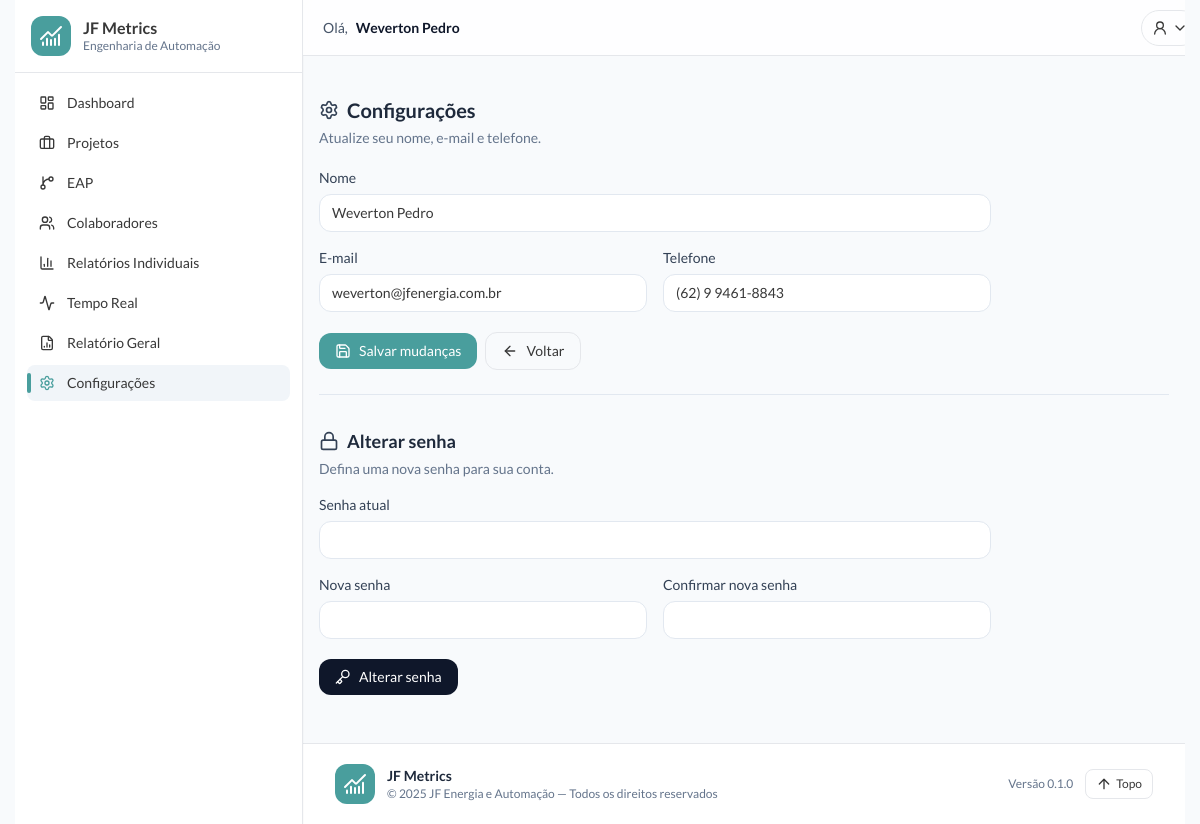
Screenshot of /engauto/settings/ (signed in) with the database file from the repository.
### common/models.py (models this page shows, shortened)
class Collaborator(models.Model):
    user  = models.OneToOneField(
        User, blank=True, null=True, on_delete=models.SET_NULL,
        related_name="collaborator", verbose_name="Usuário do sistema"
    )
    name  = models.CharField("Nome", max_length=120)
    email = models.EmailField("E-mail", blank=True, null=True)  # <- opcional
    phone = models.CharField("Telefone", max_length=30, blank=True)
    photo = models.ImageField("Foto", upload_to="collaborators/", blank=True, null=True)
    department = models.ForeignKey(Department, on_delete=models.PROTECT, verbose_name="Departamento")
    is_manager = models.BooleanField("Gestor do departamento?", default=False)
    is_active  = models.BooleanField("Ativo", default=True)
    created_at = models.DateTimeField(auto_now_add=True)
    class Meta:
        ordering = ("name",)
        constraints = [
            models.UniqueConstraint(
                fields=["email"],
                condition=Q(email__isnull=False),
                name="uq_common_collaborator_email_not_null",
            ),
        ]
        indexes = [
            models.Index(fields=["department", "is_active"]),
            models.Index(fields=["is_manager"]),
        ]

### automation/views.py (the view, shortened to what this page needs)
# urls.py: path("settings/",  views.settings, name="settings"),   # mantenha só UMA rota p/ settings
@login_required
@transaction.atomic
def settings(request):
    collab, err = _require_auto_collaborator(request)
    if err:
        return err
    profile_form = CollaboratorSettingsForm(instance=collab)
    pwd_form = PasswordChangeForm(user=request.user)
    return render(request, "configuration/settings.html", {
        "form": profile_form,
        "pwd_form": pwd_form,
    })

### automation/forms.py
class CollaboratorSettingsForm(forms.ModelForm):
    class Meta:
        model = Collaborator
        fields = ["name", "email", "phone"]

### automation/context_processors.py (called while the page is built, shortened)
def _get_collaborator(user):
    if not getattr(user, "is_authenticated", False):
        return None
    collab = getattr(user, "collaborator", None)
    if collab:
        return collab
    Collaborator = apps.get_model("common", "Collaborator")
    return Collaborator.objects.filter(user=user, is_active=True).only("id", "is_manager").first()

def user_flags(request):
    collab = _get_collaborator(request.user)
    return {"is_manager": bool(getattr(collab, "is_manager", False))}

def notifications(request):
    user = getattr(request, "user", None)
    if not getattr(user, "is_authenticated", False):
        return {"notif_count": 0, "notif_list": []}
    collab = _get_collaborator(user)
    if not collab:
        return {"notif_count": 0, "notif_list": []}
    try:
        Notice = apps.get_model("common", "Notice")
    except LookupError:
        return {"notif_count": 0, "notif_list": []}

### automation/views.py (called while the page is built)
def _get_user_collaborator(user):
    if not user or not getattr(user, "is_authenticated", False):
        return None
    return (Collaborator.objects
            .select_related("department", "user")
            .filter(user=user, is_active=True, department__slug=AUTO_DEPT_SLUG)
            .first())

def _require_auto_collaborator(request):
    collab = _get_user_collaborator(request.user)
    if not collab:
        return None, HttpResponseForbidden("Você não possui perfil neste departamento.")
    return collab, None

### core/departments.py (called while the page is built)
def get_dept_by_namespace(ns: str) -> Optional[dict]:
    for d in DEPARTMENTS:
        if d.namespace == ns:
            return {
                "namespace": d.namespace,
                "slug": d.slug,
                "label": d.label,
                "dashboard_urlname": d.dashboard_urlname,
            }
    return None

### automation/templates/configuration/settings.html (shortened to what this page needs)
{% extends 'automation/base.html' %}
{% block content %}
  <div class="mb-5">
    <h1 class="flex items-center gap-2 text-xl font-semibold text-slate-800">
      <i data-lucide="settings" class="h-5 w-5 text-slate-700"></i>
      Configurações
    </h1>
    <p class="mt-1 text-sm text-slate-500">Atualize seu nome, e-mail e telefone.</p>
  </div>
  <form method="post" class="max-w-2xl">
    <div class="grid grid-cols-1 gap-4 sm:grid-cols-2">
      <div class="sm:col-span-2">
        <label for="{{ form.name.id_for_label }}" class="mb-1.5 block text-sm font-medium text-slate-700">
          Nome
        </label>
        <input
          type="text"
          name="{{ form.name.html_name }}"
          id="{{ form.name.id_for_label }}"
          value="{{ form.name.value|default_if_none:'' }}"
          class="w-full rounded-xl border {% if form.name.errors %}border-rose-300{% else %}border-slate-200{% endif %} bg-white py-2 px-3 text-sm outline-none focus:border-brand/40 focus:ring-2 focus:ring-brand/30">
      </div>
      <div>
        <label for="{{ form.email.id_for_label }}" class="mb-1.5 block text-sm font-medium text-slate-700">
          E-mail
        </label>
        <input
          type="email"
          name="{{ form.email.html_name }}"
          id="{{ form.email.id_for_label }}"
          value="{{ form.email.value|default_if_none:'' }}"
          class="w-full rounded-xl border {% if form.email.errors %}border-rose-300{% else %}border-slate-200{% endif %} bg-white py-2 px-3 text-sm outline-none focus:border-brand/40 focus:ring-2 focus:ring-brand/30">
      </div>
      <div>
        <label for="{{ form.phone.id_for_label }}" class="mb-1.5 block text-sm font-medium text-slate-700">
          Telefone
        </label>
        <input
          type="text"
          name="{{ form.phone.html_name }}"
          id="{{ form.phone.id_for_label }}"
          value="{{ form.phone.value|default_if_none:'' }}"
          class="w-full rounded-xl border {% if form.phone.errors %}border-rose-300{% else %}border-slate-200{% endif %} bg-white py-2 px-3 text-sm outline-none focus:border-brand/40 focus:ring-2 focus:ring-brand/30">
      </div>
    </div>
    <div class="mt-5 flex items-center gap-2">
      <button
        type="submit"
        name="profile_submit"
        value="1"
        class="inline-flex items-center gap-2 rounded-xl bg-brand px-4 py-2 text-sm font-medium text-white hover:brightness-110">
        <i data-lucide="save" class="h-4 w-4"></i>
        Salvar mudanças
      </button>
      <a href="{% url 'automation:dashboard' %}" class="inline-flex items-center gap-2 rounded-xl border px-4 py-2 text-sm hover:bg-slate-50">
        <i data-lucide="arrow-left" class="h-4 w-4"></i>
        Voltar
      </a>
    </div>
  </form>
  <div class="my-8 h-px w-full bg-slate-200 mt-6"></div>
  <div class="mb-4 mt-6">
    <h2 class="flex items-center gap-2 text-lg font-semibold text-slate-800">
      <i data-lucide="lock" class="h-5 w-5 text-slate-700"></i>
      Alterar senha
    </h2>
    <p class="mt-1 text-sm text-slate-500">Defina uma nova senha para sua conta.</p>
  </div>
  <form method="post" class="max-w-2xl">
    <div class="grid grid-cols-1 gap-4 sm:grid-cols-2">
      <div class="sm:col-span-2">
        <label for="{{ pwd_form.old_password.id_for_label }}" class="mb-1.5 block text-sm font-medium text-slate-700">
          Senha atual
        </label>
        <input
          type="password"
          name="{{ pwd_form.old_password.html_name }}"
          id="{{ pwd_form.old_password.id_for_label }}"
          autocomplete="current-password"
          class="w-full rounded-xl border {% if pwd_form.old_password.errors %}border-rose-300{% else %}border-slate-200{% endif %} bg-white py-2 px-3 text-sm outline-none focus:border-brand/40 focus:ring-2 focus:ring-brand/30">
      </div>
      <div>
        <label for="{{ pwd_form.new_password1.id_for_label }}" class="mb-1.5 block text-sm font-medium text-slate-700">
          Nova senha
        </label>
        <input
          type="password"
          name="{{ pwd_form.new_password1.html_name }}"
          id="{{ pwd_form.new_password1.id_for_label }}"
          autocomplete="new-password"
          class="w-full rounded-xl border {% if pwd_form.new_password1.errors %}border-rose-300{% else %}border-slate-200{% endif %} bg-white py-2 px-3 text-sm outline-none focus:border-brand/40 focus:ring-2 focus:ring-brand/30">
      </div>
      <div>
        <label for="{{ pwd_form.new_password2.id_for_label }}" class="mb-1.5 block text-sm font-medium text-slate-700">
          Confirmar nova senha
        </label>
        <input
          type="password"
          name="{{ pwd_form.new_password2.html_name }}"
          id="{{ pwd_form.new_password2.id_for_label }}"
          autocomplete="new-password"
          class="w-full rounded-xl border {% if pwd_form.new_password2.errors %}border-rose-300{% else %}border-slate-200{% endif %} bg-white py-2 px-3 text-sm outline-none focus:border-brand/40 focus:ring-2 focus:ring-brand/30">
      </div>
    </div>
    <div class="mt-5">
      <button
        type="submit"
        name="password_submit"
        value="1"
        class="inline-flex items-center gap-2 rounded-xl bg-slate-900 px-4 py-2 text-sm font-medium text-white hover:brightness-110">
        <i data-lucide="key" class="h-4 w-4"></i>
        Alterar senha
      </button>
    </div>
  </form>
{% endblock %}

### automation/templates/partial/header.html (shortened to what this page needs)
<header class="fixed top-0 right-0 left-0 md:left-72 z-50 h-14 border-b bg-white/80 backdrop-blur">
{% firstof collab.name colab.name request.user.get_full_name request.user.first_name request.user.username "visitante" as display_name %}
  <div class="mx-auto flex h-full max-w-7xl items-center gap-3 px-4">
<div class="ml-1 min-w-0 flex-1">
  <div class="min-w-0 flex items-center gap-2 text-sm">
    <span class="text-slate-600">Olá,</span>
    <strong class="truncate font-semibold text-slate-900" title="{{ display_name }}">
      {{ display_name }}
    </strong>
  </div>
</div>
    <div class="ml-auto flex items-center gap-2 sm:gap-3">
      <div class="relative">
        <button id="user-btn" type="button"
                class="inline-flex h-9 items-center gap-1 rounded-full border px-2.5 hover:bg-slate-100"
                aria-haspopup="menu" aria-expanded="false" aria-controls="user-menu">
          <i data-lucide="user-round" class="h-4 w-4"></i>
          <i data-lucide="chevron-down" class="h-4 w-4"></i>
        </button>
      </div>
    </div>
  </div>
</header>

### automation/templates/automation/base.html (style rules this page uses)
html, body { margin:0; padding:0; height:100%; }
html { overflow-y: scroll; }
body { scrollbar-gutter: stable both-edges; }
#sidebar, header, footer, .fixed, .no-print { display: none !important; }
.border-slate-200\/70, .border { border-color: #e5e7eb !important; }

### rows the page displays
Collaborator: name "Weverton Pedro", email "weverton@jfenergia.com.br", phone "(62) 9 9461-8843"

### other values shown
{{ app_version|default:"0.1.0" }} "0.1.0"
